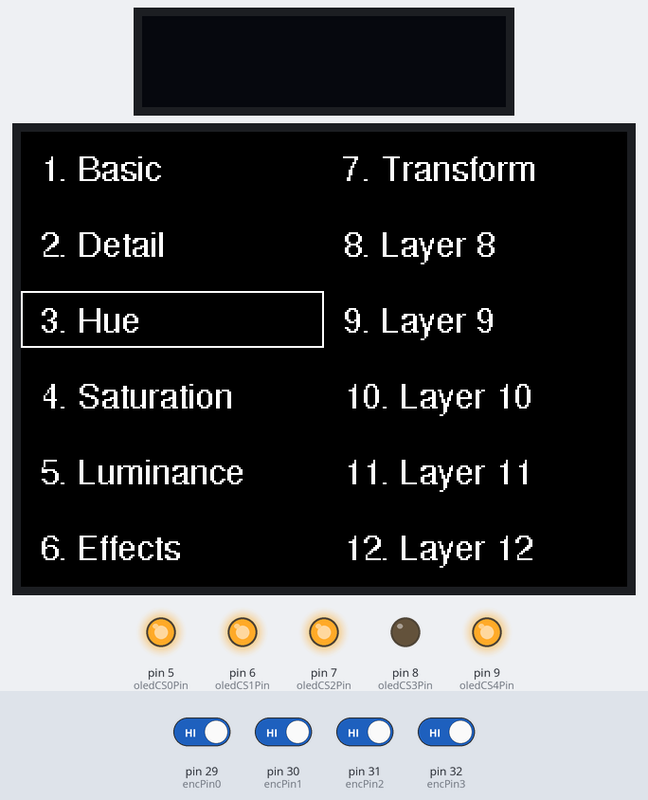
Recording of a sketch running on a simulated Arduino Mega 2560, built with avr-gcc and run on an emulated ATmega2560. Shown: 128×32 one-colour display, 320×240 colour display, output pins drawn as LEDs (lit = HIGH). Dashed ring = blinking. The inputs (shaded band) are chosen by the test bench; at power-on: pin 29 (encPin0), pin 30 (encPin1), pin 31 (encPin2), pin 32 (encPin3) HIGH. Pins used as bus, display or sensor lines are not drawn.

Above: at 2.4 s.
2.5 s: pin 29 (encPin0) driven LOW
At 2.66 s:
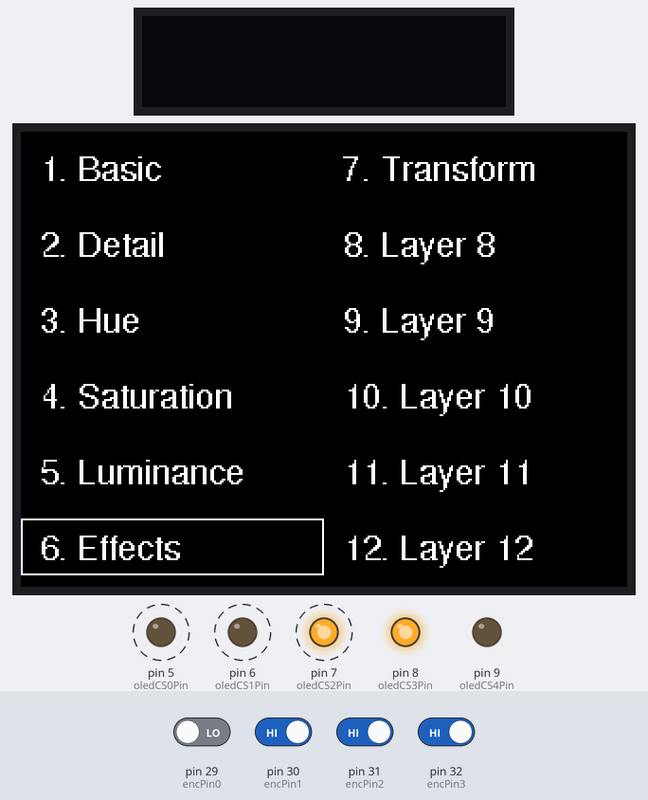
4.3 s: pin 32 (encPin3) driven LOW
At 5.1 s:
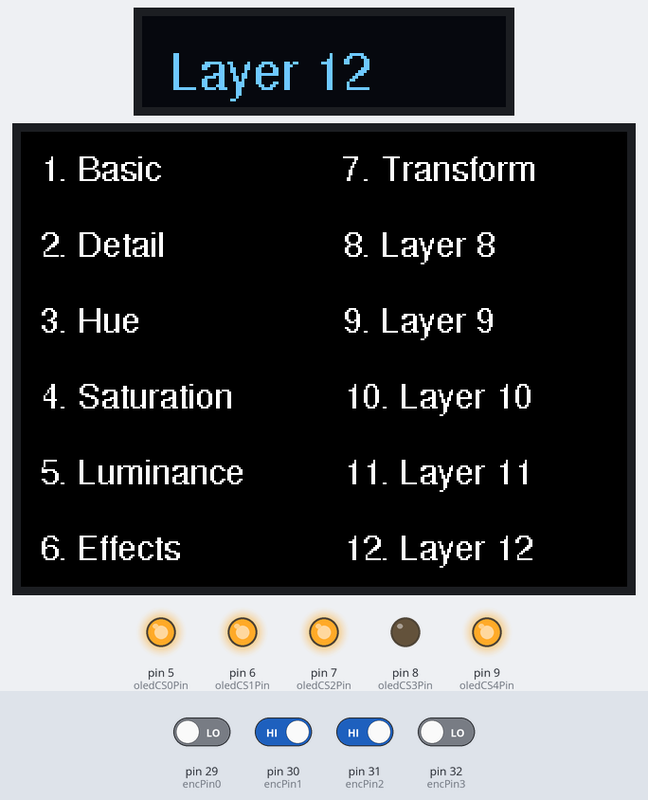
6.1 s: pin 29 (encPin0) driven HIGH
At 7.6 s:
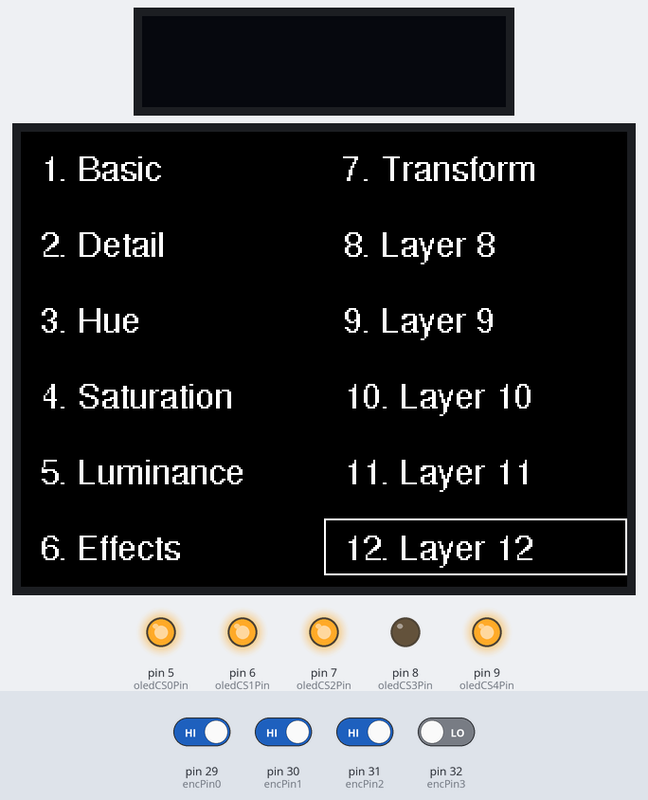
7.9 s: pin 31 (encPin2) driven LOW
At 9.4 s:
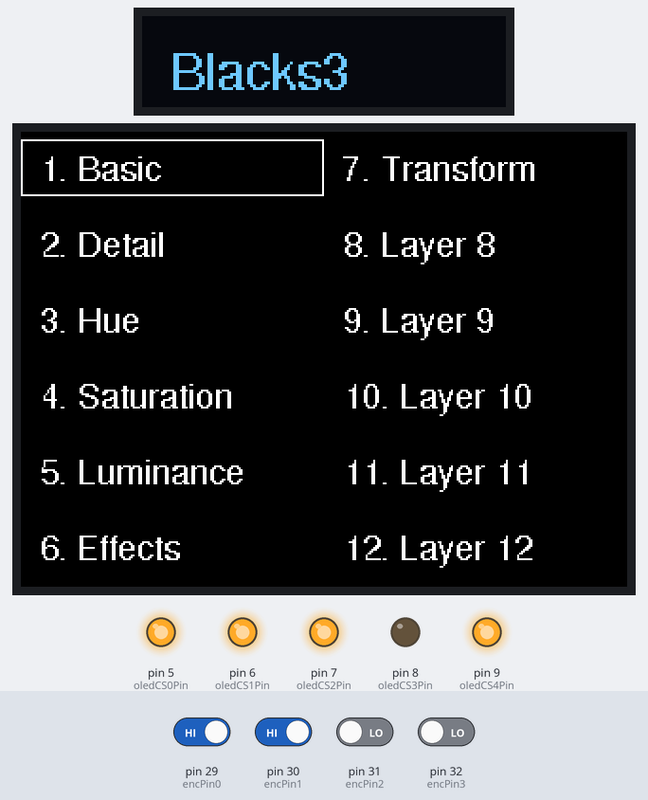
9.7 s: pin 30 (encPin1) driven LOW
At 9.86 s:
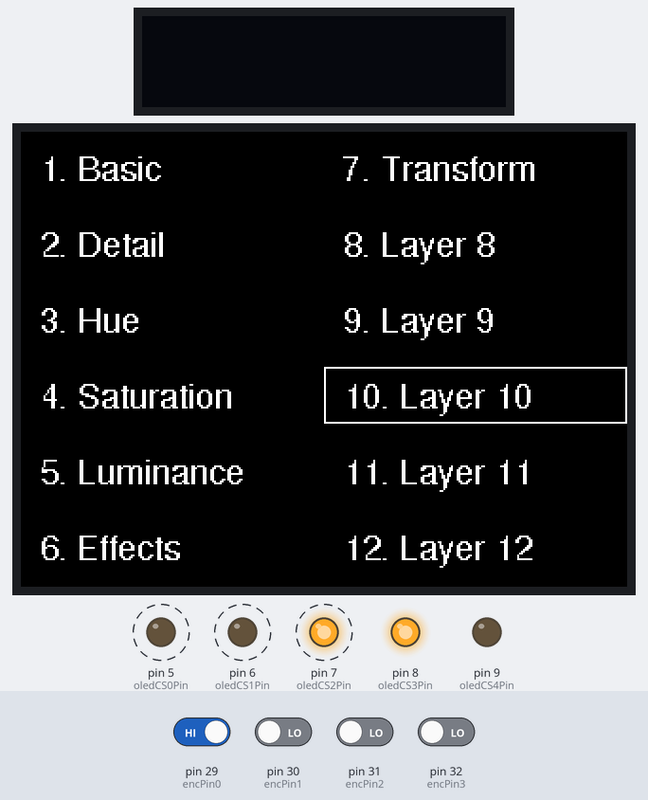
11.5 s: pin 31 (encPin2) driven HIGH
At 13.1 s:
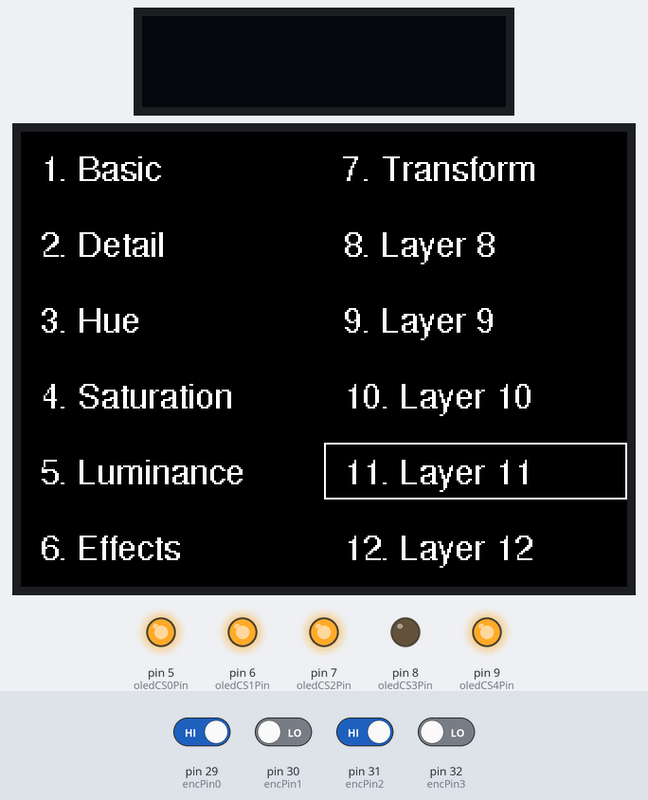
Timing chart, 0 to 14.3 s (numbered marks = the images above; inputs shaded):
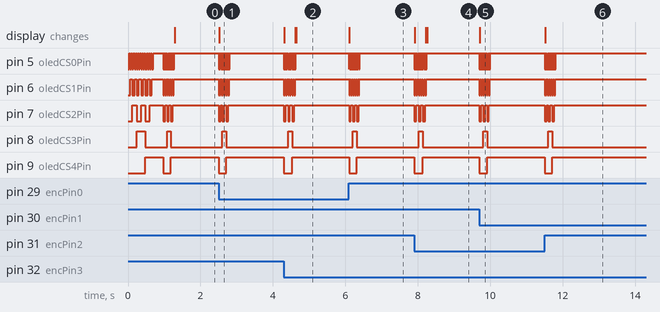

Measured:
- after the input at 2.5 s, pin 5 (oledCS0Pin): alternates HIGH for 0.01 s and LOW for 0.01 s, 24 changes in all, then stays HIGH, starting at once; pin 6 (oledCS1Pin): alternates HIGH for 0.03 s and LOW for 0.03 s, 12 changes in all, then stays HIGH, starting at once
- after the input at 4.3 s, pin 5 (oledCS0Pin): alternates HIGH for 0.01 s and LOW for 0.01 s, 24 changes in all, then stays HIGH, starting at once; pin 6 (oledCS1Pin): alternates HIGH for 0.03 s and LOW for 0.03 s, 12 changes in all, then stays HIGH, starting at once
- after the input at 6.1 s, pin 5 (oledCS0Pin): alternates HIGH for 0.01 s and LOW for 0.01 s, 24 changes in all, then stays HIGH, starting at once; pin 6 (oledCS1Pin): alternates HIGH for 0.03 s and LOW for 0.03 s, 12 changes in all, then stays HIGH, starting at once
- after the input at 7.9 s, pin 5 (oledCS0Pin): alternates HIGH for 0.01 s and LOW for 0.02 s, 24 changes in all, then stays HIGH, starting at once; pin 6 (oledCS1Pin): alternates HIGH for 0.03 s and LOW for 0.03 s, 12 changes in all, then stays HIGH, starting at once
- after the input at 9.7 s, pin 5 (oledCS0Pin): alternates HIGH for 0.01 s and LOW for 0.01 s, 24 changes in all, then stays HIGH, starting at once; pin 6 (oledCS1Pin): alternates HIGH for 0.03 s and LOW for 0.03 s, 12 changes in all, then stays HIGH, starting at once
- after the input at 11.5 s, pin 5 (oledCS0Pin): alternates HIGH for 0.01 s and LOW for 0.01 s, 24 changes in all, then stays HIGH, starting at once; pin 6 (oledCS1Pin): alternates HIGH for 0.03 s and LOW for 0.03 s, 12 changes in all, then stays HIGH, starting at once

The sketch:

debug_oled_screens.ino
```cpp
#include <SPI.h>
#include <Wire.h>
#include <Adafruit_GFX.h>
#include <Adafruit_SSD1306.h>
#include <Adafruit_ST7789.h> // Hardware-specific library for ST7789
#include <Fonts/FreeSans9pt7b.h>

// Define oled labels
const char* oledLabels[12][24] = {
  {"Exposure", "Contrast", "Temperature", "Tint", "Highlights", "Shadows", "Whites", "Blacks", "Exposure2", "Contrast2", "Temperature2", "Tint2", "Highlights2", "Shadows2", "Whites2", "Blacks2", "Exposure3", "Contrast3", "Temperature3", "Tint3", "Highlights3", "Shadows3", "Whites3", "Blacks3"},
  {"", "", "", "", "", "", "", "", "", "", "", "", "", "", "", "", "", "", "", "", "", "", "", ""},
  {"", "", "", "", "", "", "", "", "", "", "", "", "", "", "", "", "", "", "", "", "", "", "", ""},
  {"", "", "", "", "", "", "", "", "", "", "", "", "", "", "", "", "", "", "", "", "", "", "", ""},
  {"", "", "", "", "", "", "", "", "", "", "", "", "", "", "", "", "", "", "", "", "", "", "", ""},
  {"", "", "", "", "", "", "", "", "", "", "", "", "", "", "", "", "", "", "", "", "", "", "", ""},
  {"", "", "", "", "", "", "", "", "", "", "", "", "", "", "", "", "", "", "", "", "", "", "", ""},
  {"", "", "", "", "", "", "", "", "", "", "", "", "", "", "", "", "", "", "", "", "", "", "", ""},
  {"", "", "", "", "", "", "", "", "", "", "", "", "", "", "", "", "", "", "", "", "", "", "", ""},
  {"", "", "", "", "", "", "", "", "", "", "", "", "", "", "", "", "", "", "", "", "", "", "", ""},
  {"", "", "", "", "", "", "", "", "", "", "", "", "", "", "", "", "", "", "", "", "", "", "", ""},
  {"", "", "", "", "", "", "", "", "", "", "", "", "", "", "", "", "", "", "", "", "", "", "", ""}
};

const char* ipsLabels[12] = {"Basic", "Detail", "Hue", "Saturation", "Luminance", "Effects", "Transform", "Layer 8","Layer 9", "Layer 10", "Layer 11", "Layer 12"};

// Define screen constants
const int oledWidth = 128;
const int oledHeight = 32;

const int oledCS0Pin = 5;
const int oledCS1Pin = 6;
const int oledCS2Pin = 7;
const int oledCS3Pin = 8;
const int oledCS4Pin = 9;
const int oledCSPin = 10;
const int oledRstPin = 39;

const int ipsCSPin = 37;
const int ipsRstPin = 38;
const int ipsBacklightPin = 3;

const int dcPin = 36;

Adafruit_SSD1306 oledDisplay(oledWidth, oledHeight, &SPI, dcPin, oledRstPin, oledCSPin);
Adafruit_ST7789 ipsDisplay = Adafruit_ST7789(&SPI, ipsCSPin, dcPin, ipsRstPin);

// Encoder pins
const int encPin0 = 29;
const int encPin1 = 30;
const int encPin2 = 31;
const int encPin3 = 32;

// Encoder lookup table
const int encoderMap[16] = {0, 10, 0, 1, 0, 11, 0, 12, 8, 9, 7, 2, 5, 4, 6, 3};

// Encoder state
int encoderState;
int newEncoderState;

void setup() {
  // put your setup code here, to run once:

  // Setup encoder pins
  pinMode(encPin0, INPUT);
  pinMode(encPin1, INPUT);
  pinMode(encPin2, INPUT);
  pinMode(encPin3, INPUT);

  // Setup OLED pins
  pinMode(oledCS0Pin, OUTPUT);
  pinMode(oledCS1Pin, OUTPUT);
  pinMode(oledCS2Pin, OUTPUT);
  pinMode(oledCS3Pin, OUTPUT);
  pinMode(oledCS4Pin, OUTPUT);

  // Reset all OLEDs at once
  pinMode(oledRstPin, OUTPUT);
  digitalWrite(oledRstPin, HIGH);
  digitalWrite(oledRstPin, LOW);
  digitalWrite(oledRstPin, HIGH);

  for (int i = 0; i<24; i++){
    digitalWrite(oledCS0Pin, i & 0b00001);
    digitalWrite(oledCS1Pin, (i >> 1) & 0b00001);
    digitalWrite(oledCS2Pin, (i >> 2) & 0b00001);
    digitalWrite(oledCS3Pin, (i >> 3) & 0b00001);
    digitalWrite(oledCS4Pin, (i >> 4) & 0b00001);

    // SSD1306_SWITCHCAPVCC = generate display voltage from 3.3V internally
    if(!oledDisplay.begin(SSD1306_SWITCHCAPVCC, 0, false)) {
      // Serial.println(F("SSD1306 allocation failed"));
      for(;;); // Don't proceed, loop forever
    }
  }

  // Setup the IPS display
  ipsDisplay.init(240, 320, SPI_MODE2); // Needs to initialize in SPI_MODE2 (found this out after it didnt work with defauly SPI_MODE0)
  drawIPSMenu();

  encoderState = readEncoder();
  updateOLEDs();
  updateIPSSelector(1, encoderState);
}

void loop() {
  // put your main code here, to run repeatedly:

  // Check encoder state
  int newEncoderState = readEncoder();
  if (newEncoderState != encoderState) {
    updateIPSSelector(encoderState, newEncoderState);
    encoderState = newEncoderState; // Change global encoder state before update oled
    updateOLEDs();
  }
}

int readEncoder(void) {

  // Convert pin readout into an index for the encoderMap
  int val = digitalRead(encPin0);
  val = val | digitalRead(encPin1) << 1;
  val = val | digitalRead(encPin2) << 2;
  val = val | digitalRead(encPin3) << 3;

  return encoderMap[val];
}

void updateOLEDs(void) {
  for (int i = 0; i<24; i++){
    digitalWrite(oledCS0Pin, i & 0b00001);
    digitalWrite(oledCS1Pin, (i >> 1) & 0b00001);
    digitalWrite(oledCS2Pin, (i >> 2) & 0b00001);
    digitalWrite(oledCS3Pin, (i >> 3) & 0b00001);
    digitalWrite(oledCS4Pin, (i >> 4) & 0b00001);

    oledDisplay.clearDisplay();
    //oledDisplay.display();
    oledDisplay.setTextSize(1);
    oledDisplay.setFont(&FreeSans9pt7b);
    oledDisplay.setTextColor(SSD1306_WHITE);
    oledDisplay.setCursor(10,25);
    oledDisplay.println(oledLabels[encoderState-1][i]);
    oledDisplay.display();
  }
}

void drawIPSMenu(void) {
  int yCursorPos = 25;
  ipsDisplay.fillScreen(ST77XX_BLACK); // Clear Screen
  ipsDisplay.setTextColor(ST77XX_WHITE);
  ipsDisplay.setFont(&FreeSans9pt7b);
  ipsDisplay.setTextSize(1);
  ipsDisplay.setRotation(1); // Needs to get called before new display operation

  for (int i=0; i<6; i++) {
    ipsDisplay.setCursor(10, yCursorPos);
    ipsDisplay.print(i+1);
    ipsDisplay.print(". ");
    ipsDisplay.print(ipsLabels[i]);
    yCursorPos += 40;
  }

  yCursorPos = 25;

  for (int i=6; i<12; i++) {
    ipsDisplay.setCursor(170, yCursorPos);
    ipsDisplay.print(i+1);
    ipsDisplay.print(". ");
    ipsDisplay.print(ipsLabels[i]);
    yCursorPos += 40;
  }
}

void updateIPSSelector(int prevEncoderState, int newEncoderState) {
  ipsDisplay.setRotation(1); // Needs to get called before new display operation
  // Clear the old selector rectangle
  ipsDisplay.drawRect(((prevEncoderState-1)/6)*160, (((prevEncoderState-1)%6)*40)+4, 160, 30, ST77XX_BLACK);
  // Draw the new one
  ipsDisplay.drawRect(((newEncoderState-1)/6)*160, (((newEncoderState-1)%6)*40)+4, 160, 30, ST77XX_WHITE);
}
```
